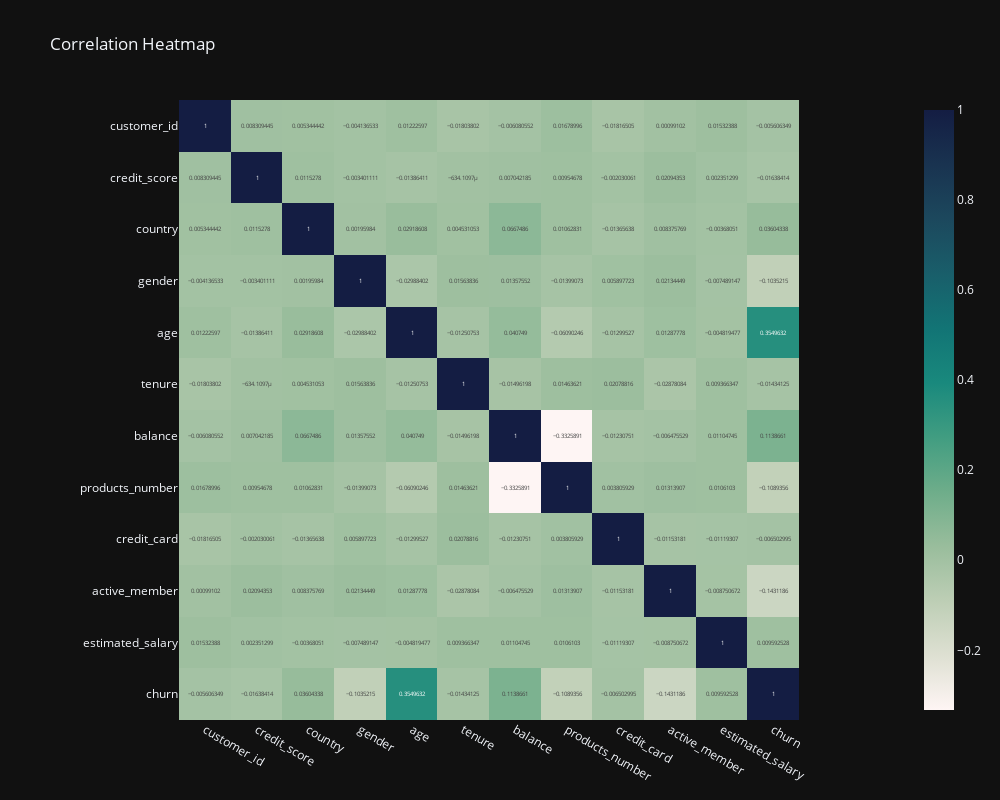

Notebook code cell kept with this figure:
### Markdown cell above
## Assign feature and target variables

### Code cell
fig = px.imshow(df_cleaned.corr(), 
                text_auto=True, 
                color_continuous_scale = "tempo",  
                template='plotly_dark',
                title="Correlation Heatmap")
fig.update_layout(
    width=1000, 
    height=800  
)
fig.show()

### Figure 1 — Plotly figure (JSON) as saved in the notebook; plotly's stock layout.template omitted (floating-point values rounded to 4 significant figures; data arrays with more than 128 entries replaced by an {"elided": "..."} marker saying what was removed)
{"data": [{"coloraxis": "coloraxis", "hovertemplate": "x: %{x}<br>y: %{y}<br>color: %{z}<extra></extra>", "name": "0", "texttemplate": "%{z}", "type": "heatmap", "x": ["customer_id", "credit_score", "country", "gender", "age", "tenure", "balance", "products_number", "credit_card", "active_member", "estimated_salary", "churn"], "xaxis": "x", "y": ["customer_id", "credit_score", "country", "gender", "age", "tenure", "balance", "products_number", "credit_card", "active_member", "estimated_salary", "churn"], "yaxis": "y", "z": {"elided": "12x12 float values"}}], "layout": {"coloraxis": {"colorscale": [[0, "rgb(254, 245, 244)"], [0.09091, "rgb(222, 224, 210)"], [0.1818, "rgb(189, 206, 181)"], [0.2727, "rgb(153, 189, 156)"], [0.3636, "rgb(110, 173, 138)"], [0.4545, "rgb(65, 157, 129)"], [0.5455, "rgb(25, 137, 125)"], [0.6364, "rgb(18, 116, 117)"], [0.7273, "rgb(25, 94, 106)"], [0.8182, "rgb(28, 72, 93)"], [0.9091, "rgb(25, 51, 80)"], [1, "rgb(20, 29, 67)"]]}, "height": 800, "title": {"text": "Correlation Heatmap"}, "width": 1000, "xaxis": {"anchor": "y", "constrain": "domain", "domain": [0, 1], "scaleanchor": "y"}, "yaxis": {"anchor": "x", "autorange": "reversed", "constrain": "domain", "domain": [0, 1]}}}
